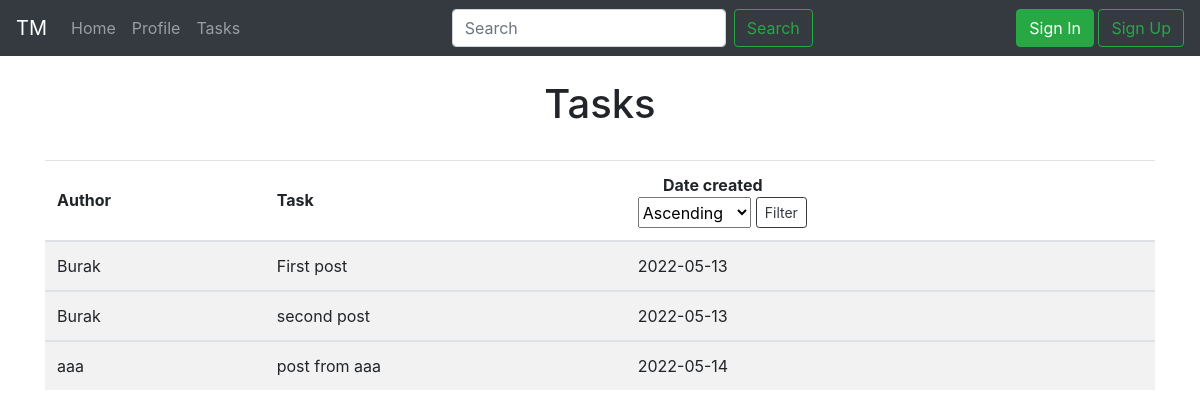
The app's page /ads, older data.
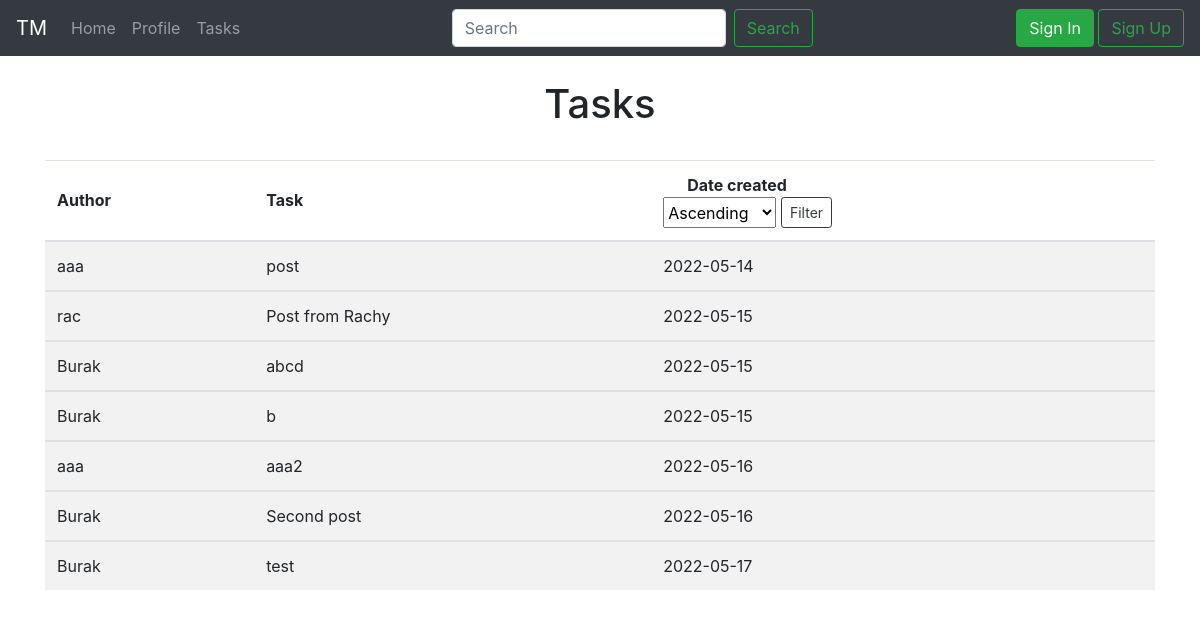
The same page, newer data.
### app.py (models this page shows, shortened)
class Post(db.Model):
    id = db.Column(db.Integer, primary_key=True)
    content = db.Column(db.String(400), nullable=False)
    date_created = db.Column(db.DateTime, default=datetime.utcnow)
    user_id = db.Column(db.Integer, db.ForeignKey('user.id'))

class User(db.Model, UserMixin):
    __tablename__ = 'user'
    id = db.Column(db.Integer, primary_key=True)
    email = db.Column(db.String(50), nullable=False, unique=True)
    first_name = db.Column(db.String(50), nullable=False)
    last_name = db.Column(db.String(50), nullable=False)
    password = db.Column(db.String(80), nullable=False)
    age = db.Column(db.Integer, nullable=False)
    gender = db.Column(db.String(30), nullable=False)
    location = db.Column(db.String(50), nullable=False)
    posts = db.relationship('Post', backref='user')

### app.py (the view)
@app.route('/ads', methods=['GET'])
def ads():
    buttonValue = ""
    if request.args.get('filter'):
        if request.args.get('filter') == 'Asc':
            buttonValue = "Ascending"
            posts = Post.query.order_by(Post.date_created.asc()).all()
            return render_template(
                'ads.html',
                posts=posts,
                buttonValue=buttonValue)
        elif request.args.get('filter') == 'Desc':
            buttonValue = "Descending"
            posts = Post.query.order_by(Post.date_created.desc()).all()
            return render_template(
                'ads.html',
                posts=posts,
                buttonValue=buttonValue)
    else:
        posts = Post.query.order_by(Post.date_created).all()
        return render_template(
            'ads.html',
            posts=posts,
            buttonValue=buttonValue)

### templates/ads.html (shortened to what this page needs)
{% extends 'base.html' %}
{% block body %}
    {% if current_user.is_authenticated %}
    <br>
        <h1 align="center">Tasks</h1>
    <br>
        {% if posts|length < 1 %}
            <div class="container">
                <h5 style="margin-top: 5%;" align="center">There are no tasks yet. <a href="{{url_for('profile')}}">Create now</a></h5>
            </div>
        {% else %}
            <div class="container">
                <table class="table table-striped">
                    <thead>
                        <tr>
                            <th style="padding-bottom: 2.5%;" scope="col">Author</th>
                            <th style="padding-bottom: 2.5%;" scope="col">Task</th>
                            <th scope="col">
                                <span style="margin-left: 5%;">Date created</span>
                                <form action="/ads" class="form-inline">
                                    <select style="height: 31px; margin-right: 1%;" name="filter" id="filter">
                                        {% if buttonValue ==  "Ascending" %}
                                            <option value="Asc">{{buttonValue}}</option>
                                            <option value="Desc">Descending</option>
                                        {% elif buttonValue ==  "Descending" %}
                                            <option value="Desc">{{buttonValue}}</option>
                                            <option value="Asc">Ascending</option>
                                        {% else %}
                                            <option value="Asc">Ascending</option>
                                            <option value="Desc">Descending</option>
                                        {% endif %}
                                    </select>
                                    <input
                                        class="btn btn-sm btn-outline-dark"
                                        type="submit"
                                        value="Filter">
                                </form>
                            </th>
                        </tr>
                    </thead>
                    {% for post in posts %}
                        <tbody>
                            <tr>
                                <td scope="row">{{ post.user.first_name }}</td>
                                <td scope="row">{{ post.content }}</td>
                                <td scope="row">{{ post.date_created.date() }}</td>
                            </tr>
                        </tbody>
                    {% endfor %}
                </table>
                <a class="btn btn-outline-dark" href="{{url_for('profile')}}">Create a post</a>
            </div>
        {% endif %}
    {% else %}
        <br>
            <h1 align="center">Tasks</h1>
        <br>
        {% if posts|length < 1 %}
            <div class="container">
                <h5 style="margin-top: 5%;" align="center">There are no tasks yet. <a href="{{url_for('profile')}}">Create now</a></h5>
            </div>
        {% else %}
            <div class="container">
                <table class="table table-striped">
                    <thead>
                        <tr>
                            <th style="padding-bottom: 2.5%;" scope="col">Author</th>
                            <th style="padding-bottom: 2.5%;" scope="col">Task</th>
                            <th scope="col">
                                <span style="margin-left: 5%;">Date created</span>
                                <form action="/ads" class="form-inline">
                                    <select style="height: 31px; margin-right: 1%;" name="filter" id="filter">
                                        {% if buttonValue ==  "Ascending" %}
                                            <option value="Asc">{{buttonValue}}</option>
                                            <option value="Desc">Descending</option>
                                        {% elif buttonValue ==  "Descending" %}
                                            <option value="Desc">{{buttonValue}}</option>
                                            <option value="Asc">Ascending</option>
                                        {% else %}
                                            <option value="Asc">Ascending</option>
                                        {% endif %}
                                    </select>
                                    <input
                                        class="btn btn-sm btn-outline-dark"
                                        type="submit"
                                        value="Filter">
                                </form>
                            </th>
                        </tr>
                    </thead>
                    {% for post in posts %}
                        <tbody>
                            <tr>
                                <td scope="row">{{ post.user.first_name }}</td>
                                <td scope="row">{{ post.content }}</td>
                                <td scope="row">{{ post.date_created.date() }}</td>
                            </tr>
                        </tbody>
                    {% endfor %}
                </table>
            </div>
        {% endif %}
    {% endif %}
{% endblock %}

### templates/base.html (shortened to what this page needs)
<!DOCTYPE html>
<html lang="en">
    <head>
        <link rel="stylesheet" href="https://cdn.jsdelivr.net/npm/bootstrap@4.0.0/dist/css/bootstrap.min.css">
    </head>
    <body>
        <nav class="navbar navbar-expand-lg navbar-dark bg-dark">
            <a class="navbar-brand" href="{{url_for('index')}}">TM</a>
            <div id="nav-menu" class="collapse navbar-collapse">
                <ul class="navbar-nav mr-auto">
                    <li class="nav-item">
                      <a class="nav-link" href="{{url_for('index')}}">Home</a>
                    </li>
                    <li class="nav-item">
                      <a class="nav-link" href="{{url_for('profile')}}">Profile</a>
                    </li>
                    <li class="nav-item">
                      <a class="nav-link" href="{{url_for('ads')}}">Tasks</a>
                    </li>
                </ul>
                <ul class="navbar-nav">
                  <form
                  class="form-inline my-2 my-lg-0"
                  action="/search">
                    <input
                        class="form-control mr-sm-2"
                        type="search"
                        placeholder="Search"
                        aria-label="Search"
                        name="search">
                    <button
                        class="btn btn-outline-success my-2 my-sm-0 d-none d-lg-block"
                        type="submit">
                        Search
                    </button>
                  </form>
                </ul>
                <ul class="navbar-nav ml-auto">
                    {% if current_user.is_authenticated %}
                    <li class="nav-item">
                        <a class="btn btn-outline-success" href="{{url_for('profile')}}">{{current_user.first_name}}</a>
                        <a class="btn btn-outline-secondary" href="{{url_for('logout')}}">Sign Out</a>
                    </li>
                    {% else %}
                    <li class="nav-item">
                        <a class="btn btn-success" href="{{url_for('login')}}">Sign In</a>
                        <a class="btn btn-outline-success" href="{{url_for('signup')}}">Sign Up</a>
                    </li>
                    {% endif %}
                </ul>
            </div>
          </nav>
        {% block body %}{% endblock %}
    </body>
</html>

Row changes from the older to the newer data that the page shows:
removed Post: user.first_name "Burak", content "First post", date_created "2022-05-13"
removed Post: user.first_name "Burak", content "second post", date_created "2022-05-13"
changed Post: content "post from aaa" → "post"
added Post: user.first_name "rac", content "Post from Rachy", date_created "2022-05-15"
added Post: user.first_name "Burak", content "abcd", date_created "2022-05-15"
added Post: user.first_name "Burak", content "b", date_created "2022-05-15"
added Post: user.first_name "aaa", content "aaa2", date_created "2022-05-16"
added Post: user.first_name "Burak", content "Second post", date_created "2022-05-16"
added Post: user.first_name "Burak", content "test", date_created "2022-05-17"
